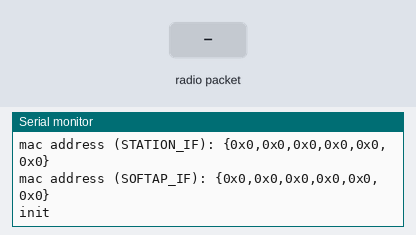
Recording of a sketch running on a simulated ESP8266 (NodeMCU). Parts: the last lines printed to the serial monitor. The inputs (shaded band) are chosen by the test bench.

Above: at 1.2 s.
1.3 s: radio packet "1" arrives
At 1.8 s:
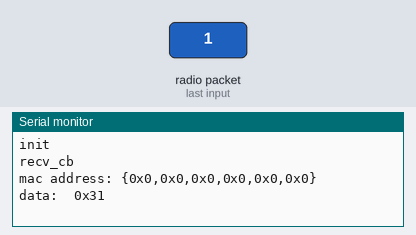
2.8 s: radio packet "0" arrives
At 4.0 s:
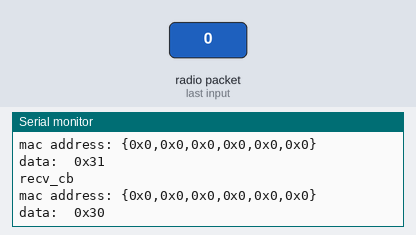
4.3 s: radio packet "2" arrives
At 5.2 s:
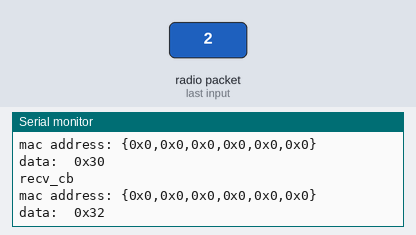

The sketch:

espnow_Slave.ino
```cpp
#include <Arduino.h>
#include <ESP8266WiFi.h>
extern "C" {
  #include <espnow.h>
  #include <user_interface.h>
}

#define WIFI_DEFAULT_CHANNEL 1

uint8_t mac[] = {0x5C,0xCF,0x7F,0xF4,0x3A,0x33};
uint8_t key[] = {0x33, 0x44, 0x33, 0x44, 0x33, 0x44, 0x33, 0x44, 0x33, 0x44, 0x33, 0x44, 0x33, 0x44, 0x33, 0x44};
void printMacAddress(uint8_t* macaddr) {
  Serial.print("{");
  for (int i = 0; i < 6; i++) {
    Serial.print("0x");
    Serial.print(macaddr[i], HEX);
    if (i < 5) Serial.print(',');
  }
  Serial.println("}");
}

void setup() {
  Serial.begin(115200);
  Serial.println("Initializing...");

  WiFi.mode(WIFI_AP);
  WiFi.softAP("test", "12345678", 1, 0);

  uint8_t macaddr[6];
  wifi_get_macaddr(STATION_IF, macaddr);
  Serial.print("mac address (STATION_IF): ");
  printMacAddress(macaddr);

  wifi_get_macaddr(SOFTAP_IF, macaddr);
  Serial.print("mac address (SOFTAP_IF): ");
  printMacAddress(macaddr);

  if (esp_now_init() == 0) {
    Serial.println("init");
  } else {
    Serial.println("init failed");
    ESP.restart();
    return;
  }

  esp_now_set_self_role(ESP_NOW_ROLE_SLAVE);
  esp_now_register_recv_cb([](uint8_t *macaddr, uint8_t *data, uint8_t len) {
    Serial.println("recv_cb");

    Serial.print("mac address: ");
    printMacAddress(macaddr);

    Serial.print("data: ");
    for (int i = 0; i < len; i++) {
      Serial.print(" 0x");
      Serial.print(data[i], HEX);
    }
    Serial.println("");
  });
  esp_now_register_send_cb([](uint8_t* macaddr, uint8_t status) {
    Serial.println("send_cb");

    Serial.print("mac address: ");
    printMacAddress(macaddr);

    Serial.print("status = "); Serial.println(status);
  });

  int res = esp_now_add_peer(mac, (uint8_t)ESP_NOW_ROLE_CONTROLLER,(uint8_t)WIFI_DEFAULT_CHANNEL, key, 16);

//  esp_now_unregister_recv_cb();
//  esp_now_deinit();
}

void loop() {
}
```

Measured:
- after the input at 1.3 s, the serial monitor: prints a new line at once (image 1)
- after the input at 2.8 s, the serial monitor: prints a new line at once (image 2)
- after the input at 4.3 s, the serial monitor: prints a new line at once (image 3)
